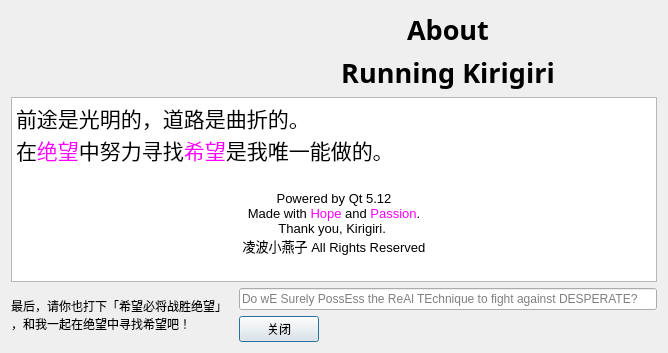
<?xml version="1.0" encoding="UTF-8"?>
<ui version="4.0">
 <class>AboutDialog</class>
 <widget class="QDialog" name="AboutDialog">
  <property name="geometry">
   <rect>
    <x>0</x>
    <y>0</y>
    <width>668</width>
    <height>353</height>
   </rect>
  </property>
  <property name="windowTitle">
   <string>Dialog</string>
  </property>
  <layout class="QVBoxLayout" name="verticalLayout">
   <item>
    <layout class="QGridLayout" name="gridLayout">
     <item row="3" column="0" rowspan="2">
      <widget class="QLabel" name="label_buttom_1">
       <property name="text">
        <string>最后，请你也打下「希望必将战胜绝望」
，和我一起在绝望中寻找希望吧！</string>
       </property>
      </widget>
     </item>
     <item row="2" column="0" colspan="3">
      <widget class="QTextBrowser" name="textBrowser">
       <property name="font">
        <font/>
       </property>
       <property name="html">
        <string>&lt;!DOCTYPE HTML PUBLIC &quot;-//W3C//DTD HTML 4.0//EN&quot; &quot;http://www.w3.org/TR/REC-html40/strict.dtd&quot;&gt;
&lt;html&gt;&lt;head&gt;&lt;meta name=&quot;qrichtext&quot; content=&quot;1&quot; /&gt;&lt;meta charset=&quot;utf-8&quot; /&gt;&lt;style type=&quot;text/css&quot;&gt;
p, li { white-space: pre-wrap; }
&lt;/style&gt;&lt;/head&gt;&lt;body style=&quot; font-family:'Microsoft YaHei UI'; font-size:9pt; font-weight:400; font-style:normal;&quot;&gt;
&lt;p style=&quot; margin-top:0px; margin-bottom:0px; margin-left:0px; margin-right:0px; -qt-block-indent:0; text-indent:0px;&quot;&gt;&lt;span style=&quot; font-size:16pt;&quot;&gt;前途是&lt;/span&gt;&lt;span style=&quot; font-size:16pt; color:#000000;&quot;&gt;光明&lt;/span&gt;&lt;span style=&quot; font-size:16pt;&quot;&gt;的，道路是曲折的。&lt;/span&gt;&lt;/p&gt;
&lt;p style=&quot; margin-top:0px; margin-bottom:0px; margin-left:0px; margin-right:0px; -qt-block-indent:0; text-indent:0px;&quot;&gt;&lt;span style=&quot; font-size:16pt;&quot;&gt;在&lt;/span&gt;&lt;span style=&quot; font-size:16pt; color:#ff00ff;&quot;&gt;绝望&lt;/span&gt;&lt;span style=&quot; font-size:16pt;&quot;&gt;中努力寻找&lt;/span&gt;&lt;span style=&quot; font-size:16pt; color:#ff00ff;&quot;&gt;希望&lt;/span&gt;&lt;span style=&quot; font-size:16pt;&quot;&gt;是我唯一能做的。&lt;/span&gt;&lt;/p&gt;
&lt;p style=&quot;-qt-paragraph-type:empty; margin-top:0px; margin-bottom:0px; margin-left:0px; margin-right:0px; -qt-block-indent:0; text-indent:0px; font-size:16pt;&quot;&gt;&lt;br /&gt;&lt;/p&gt;
&lt;p align=&quot;center&quot; style=&quot; margin-top:0px; margin-bottom:0px; margin-left:0px; margin-right:0px; -qt-block-indent:0; text-indent:0px;&quot;&gt;&lt;span style=&quot; font-size:10pt;&quot;&gt;Powered by Qt 5.12&lt;/span&gt;&lt;/p&gt;
&lt;p align=&quot;center&quot; style=&quot; margin-top:0px; margin-bottom:0px; margin-left:0px; margin-right:0px; -qt-block-indent:0; text-indent:0px;&quot;&gt;&lt;span style=&quot; font-size:10pt;&quot;&gt;Made with &lt;/span&gt;&lt;span style=&quot; font-size:10pt; color:#ff00ff;&quot;&gt;Hope&lt;/span&gt;&lt;span style=&quot; font-size:10pt;&quot;&gt; and &lt;/span&gt;&lt;span style=&quot; font-size:10pt; color:#ff00ff;&quot;&gt;Passion&lt;/span&gt;&lt;span style=&quot; font-size:10pt; color:#000000;&quot;&gt;.&lt;/span&gt;&lt;/p&gt;
&lt;p align=&quot;center&quot; style=&quot; margin-top:0px; margin-bottom:0px; margin-left:0px; margin-right:0px; -qt-block-indent:0; text-indent:0px;&quot;&gt;&lt;span style=&quot; font-size:10pt;&quot;&gt;Thank you, Kirigiri. &lt;/span&gt;&lt;/p&gt;
&lt;p align=&quot;center&quot; style=&quot; margin-top:0px; margin-bottom:0px; margin-left:0px; margin-right:0px; -qt-block-indent:0; text-indent:0px;&quot;&gt;&lt;span style=&quot; font-size:10pt;&quot;&gt;凌波小燕子 All Rights Reserved&lt;/span&gt;&lt;/p&gt;&lt;/body&gt;&lt;/html&gt;</string>
       </property>
      </widget>
     </item>
     <item row="0" column="0" rowspan="2" colspan="2">
      <widget class="QLabel" name="label_about_logo">
       <property name="sizePolicy">
        <sizepolicy hsizetype="Fixed" vsizetype="Minimum">
         <horstretch>0</horstretch>
         <verstretch>0</verstretch>
        </sizepolicy>
       </property>
       <property name="minimumSize">
        <size>
         <width>0</width>
         <height>0</height>
        </size>
       </property>
       <property name="text">
        <string/>
       </property>
       <property name="pixmap">
        <pixmap resource="res.qrc">:/res/img/about.png</pixmap>
       </property>
       <property name="scaledContents">
        <bool>true</bool>
       </property>
       <property name="alignment">
        <set>Qt::AlignCenter</set>
       </property>
       <property name="wordWrap">
        <bool>false</bool>
       </property>
       <property name="margin">
        <number>0</number>
       </property>
      </widget>
     </item>
     <item row="3" column="2">
      <widget class="QLineEdit" name="lineEdit">
       <property name="placeholderText">
        <string>Do wE Surely PossEss the ReAl TEchnique to fight against DESPERATE?</string>
       </property>
      </widget>
     </item>
     <item row="1" column="2">
      <widget class="QLabel" name="label_title_2">
       <property name="sizePolicy">
        <sizepolicy hsizetype="Minimum" vsizetype="Preferred">
         <horstretch>0</horstretch>
         <verstretch>0</verstretch>
        </sizepolicy>
       </property>
       <property name="font">
        <font>
         <family>微软雅黑</family>
         <pointsize>20</pointsize>
         <bold>true</bold>
        </font>
       </property>
       <property name="text">
        <string>Running Kirigiri</string>
       </property>
       <property name="alignment">
        <set>Qt::AlignCenter</set>
       </property>
      </widget>
     </item>
     <item row="4" column="2">
      <widget class="QPushButton" name="button_close">
       <property name="sizePolicy">
        <sizepolicy hsizetype="Fixed" vsizetype="Fixed">
         <horstretch>0</horstretch>
         <verstretch>0</verstretch>
        </sizepolicy>
       </property>
       <property name="layoutDirection">
        <enum>Qt::LeftToRight</enum>
       </property>
       <property name="text">
        <string>关闭</string>
       </property>
       <property name="flat">
        <bool>false</bool>
       </property>
      </widget>
     </item>
     <item row="0" column="2">
      <widget class="QLabel" name="labe_title_1">
       <property name="font">
        <font>
         <family>微软雅黑</family>
         <pointsize>20</pointsize>
         <bold>true</bold>
        </font>
       </property>
       <property name="text">
        <string>About</string>
       </property>
       <property name="alignment">
        <set>Qt::AlignCenter</set>
       </property>
      </widget>
     </item>
    </layout>
   </item>
  </layout>
 </widget>
 <resources>
  <include location="res.qrc"/>
 </resources>
 <connections/>
</ui>
